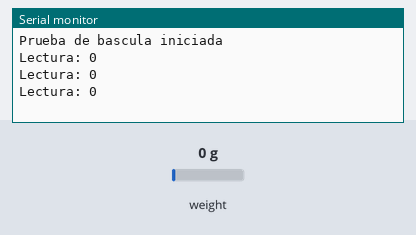
The sketch below on a simulated Arduino Uno, built with avr-gcc and run on an emulated ATmega328P. On the bench: the last lines printed to the serial monitor. The test bench sets the inputs (shaded band); at power-on: weight on the scale 0 g.

Above: at 1.5 s.
1.6 s: weight on the scale set to 100 g
At 2.3 s:
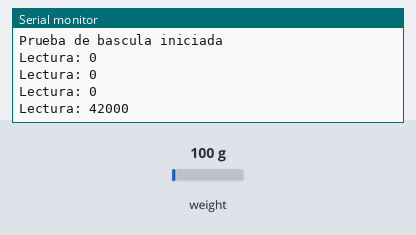
3.1 s: weight on the scale set to 1250 g
At 3.6 s:
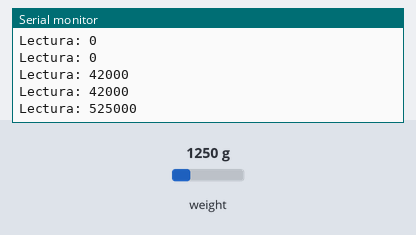
Timing chart, 0 to 6.1 s (numbered marks = the images above; inputs shaded):
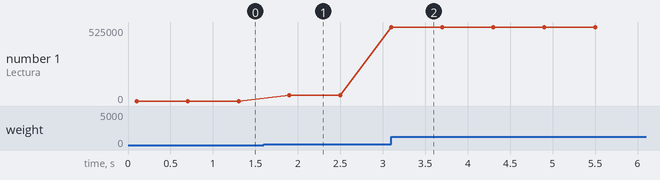

The sketch:

hw_test.ino
```cpp
#include <HX711.h>

const byte PIN_DT = 3;
const byte PIN_SCK = 2;

HX711 balanza;

void setup() {
  Serial.begin(115200);
  balanza.begin(PIN_DT, PIN_SCK);
  Serial.println("Prueba de bascula iniciada");
}

void loop() {
  if (balanza.wait_ready_timeout(1000)) {
    long lectura = balanza.read();
    Serial.print("Lectura: ");
    Serial.println(lectura);
  } else {
    Serial.println("El HX711 no responde. Revisa DT, SCK, 5V y GND.");
  }

  delay(500);
}
```

Measured:
- after the input at 1.6 s, the serial monitor: prints a new line after 0.30 s (image 1)
- after the input at 3.1 s, the serial monitor: prints a new line at once (image 2)
- plotted number 1: 0 → 42000 after the input at 1.6 s, 42000 → 525000 after the input at 3.1 s
